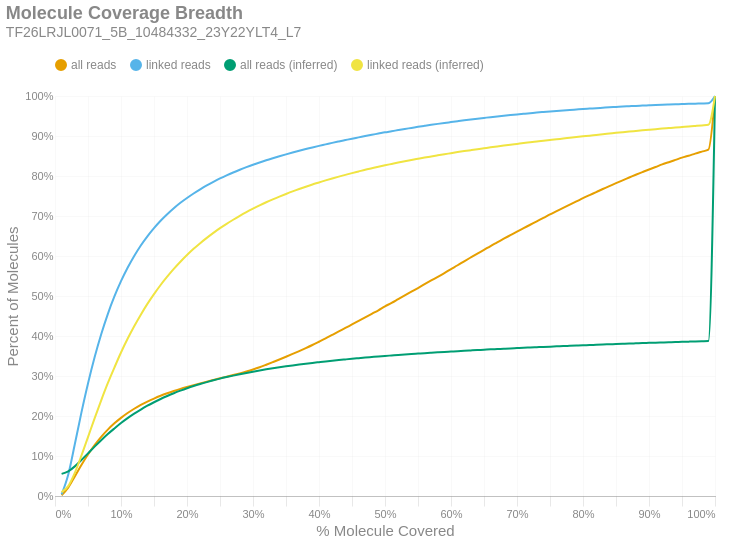

The notebook cell saved with this chart:
### Markdown cell above
### Molecule Read Coverage
This chart shows molecule coverage breadth as computed by the number of bases aligned to that molecule. In other words, "*how much of each unique long molecule is actually sequenced/aligned?*" Keep in mind there is a distinction between sequences and alignments, since some sequences belonging to a particular molecule may not align well and wouldn't appear in the alignment data. This chart also shows molecule coverage breadth as computed by the *inferred fragment* from which the aligned sequences originate. Unlike read coverage, this calculation takes into account the total insert size, including unsequenced gaps between the forward and reverse reads. Like the previous figures, these are cumulative percents.

### Code cell
if SKIPLR:
    print_html(f"Skipped")
else:
    binned_df = consolidated_hist(valids['coverage_bp'], mask, 0.01, True)
    binned_df_inf = consolidated_hist(valids['coverage_inserts'], mask, 0.01, True)
    binned_df = binned_df.with_columns(pl.lit(binned_df_inf['all reads (cumsum)']).alias('all reads (inferred)'))
    binned_df = binned_df.with_columns(pl.lit(binned_df_inf['linked reads (cumsum)']).alias('linked reads (inferred)'))
    binned_df = binned_df.with_columns(
        (pl.col('bin').cast(pl.Float64) + 0.01).alias('right_edge')
    )

    with SafeRender(binned_df):
        (
            density_plot(binned_df, 'Molecule Coverage Breadth', samplename, 'molcov', ['all reads (inferred)','linked reads (inferred)'])
            .encode(
                #x=alt.X('bin:Q', title="% Molecule Covered").axis(format = '%').scale(padding=0),
                x=alt.X('right_edge:Q', title="% Molecule Covered").axis(format='%').scale(padding=0),
                y=alt.Y('value:Q', title='Percent of Molecules')
                    .axis(format='%')
                    .stack(False)
                    .scale(domainMin=0, padding=0),
                color=alt.Color("key:N").scale(domain = ["all reads", "linked reads", "all reads (inferred)", "linked reads (inferred)"]),
                tooltip = [
                    alt.Tooltip("key:N", title = "Data Type"),
                    alt.Tooltip("range_label:N", title="% Molecule Covered"),
                    alt.Tooltip("value:Q", format = ".2%", title="% Molecules")
                ]
            )
        ).display()

### Figure 1 — Vega-Lite specification as saved in the notebook (floating-point values rounded to 4 significant figures)
{"width": "container", "height": 400, "config": {"title": {"anchor": "start", "dy": -15, "fontSize": 18, "color": "#888888", "subtitleColor": "#888888", "subtitleFontSize": 14}, "arc": {"fill": "#0072B2"}, "axis": {"domainColor": "#888888", "domainWidth": 0.5, "gridWidth": 0.2, "grid": false, "titleFontWeight": 400, "titleFontSize": 15, "labelFontSize": 11, "labelColor": "#888888", "tickColor": "#888888", "tickWidth": 0.2, "titleColor": "#888888"}, "axisBand": {"grid": false}, "axisX": {"grid": true, "tickSize": 10, "domainCap": "round"}, "axisY": {"domain": false, "grid": true, "tickSize": 0, "domainCap": "round"}, "background": "transparent", "header": {"labelFontSize": 15, "labelColor": "#888888", "titleFontSize": 15, "titleFontWeight": 600, "titleColor": "#888888"}, "legend": {"labelFont": "sans-serif", "labelFontSize": 12, "labelColor": "#888888", "symbolSize": 100, "symbolType": "circle", "titleFontSize": 12, "titlePadding": 10, "titleColor": "#888888", "title": null, "orient": "top"}, "range": {"category": ["#E69F00", "#56B4E9", "#009E73", "#F0E442", "#0072B2", "#D55E00", "#CC79A7", "#000000"], "diverging": ["#cfe8f3", "#a2d4ec", "#73bfe2", "#46abdb", "#1696d2", "#12719e"]}, "area": {"fill": "#0072B2", "fillOpacity": 0.7, "line": true, "strokeOpacity": 0.7}, "line": {"color": "#0072B2", "stroke": "#0072B2", "strokeWidth": 2}, "trail": {"color": "#0072B2", "stroke": "#0072B2", "strokeWidth": 0, "size": 1}, "point": {"filled": true, "fillOpacity": 1.0, "size": 95}, "text": {"color": "#888888", "fontSize": 11, "align": "right", "fontWeight": 400, "size": 11}, "bar": {"fill": "#0072B2", "stroke": null}, "view": {"stroke": null, "continuousWidth": 660, "continuousHeight": 400}}, "data": {"name": "data-f9f8e8a404066dc6ee4b546179bfafd6"}, "mark": {"type": "line", "interpolate": "monotone", "point": {"opacity": 0, "size": 275}}, "encoding": {"color": {"field": "key", "scale": {"domain": ["all reads", "linked reads", "all reads (inferred)", "linked reads (inferred)"]}, "type": "nominal"}, "tooltip": [{"field": "key", "title": "Data Type", "type": "nominal"}, {"field": "range_label", "title": "% Molecule Covered", "type": "nominal"}, {"field": "value", "format": ".2%", "title": "% Molecules", "type": "quantitative"}], "x": {"axis": {"format": "%"}, "field": "right_edge", "scale": {"padding": 0}, "title": "% Molecule Covered", "type": "quantitative"}, "y": {"axis": {"format": "%"}, "field": "value", "scale": {"domainMin": 0, "padding": 0}, "stack": false, "title": "Percent of Molecules", "type": "quantitative"}}, "params": [{"name": "param_c36ac31b6afebe62", "select": {"type": "point", "fields": ["key"]}, "bind": "legend"}], "title": {"text": "Molecule Coverage Breadth", "subtitle": "TF26LRJL0071_5B_10484332_23Y22YLT4_L7"}, "transform": [{"fold": ["all reads (cumsum)", "linked reads (cumsum)", "all reads (inferred)", "linked reads (inferred)"]}, {"calculate": "replace(datum.key, ' (cumsum)', '')", "as": "key"}, {"filter": {"param": "param_c36ac31b6afebe62"}}], "usermeta": {"embedOptions": {"downloadFileName": "TF26LRJL0071_5B_10484332_23Y22YLT4_L7.molcov"}}, "$schema": "https://vega.github.io/schema/vega-lite/v6.4.1.json", "datasets": {"data-f9f8e8a404066dc6ee4b546179bfafd6": [{"bin": "0.0", "interval": "0.0-0.01", "all reads": 0.0019, "linked reads": 0.003808, "all reads (cumsum)": 0.0019, "linked reads (cumsum)": 0.003808, "range_label": "0.0-0.01", "all reads (inferred)": 0.05526, "linked reads (inferred)": 0.009755, "right_edge": 0.01}, {"bin": "0.01", "interval": "0.01-0.02", "all reads": 0.01888, "linked reads": 0.04907, "all reads (cumsum)": 0.02078, "linked reads (cumsum)": 0.05288, "range_label": "0.01-0.02", "all reads (inferred)": 0.06154, "linked reads (inferred)": 0.02462, "right_edge": 0.02}, {"bin": "0.02", "interval": "0.02-0.03", "all reads": 0.02813, "linked reads": 0.07633, "all reads (cumsum)": 0.04891, "linked reads (cumsum)": 0.1292, "range_label": "0.02-0.03", "all reads (inferred)": 0.07407, "linked reads (inferred)": 0.05785, "right_edge": 0.03}, {"bin": "0.03", "interval": "0.03-0.04", "all reads": 0.02861, "linked reads": 0.07912, "all reads (cumsum)": 0.07752, "linked reads (cumsum)": 0.2083, "range_label": "0.03-0.04", "all reads (inferred)": 0.08987, "linked reads (inferred)": 0.101, "right_edge": 0.04}, {"bin": "0.04", "interval": "0.04-0.05", "all reads": 0.02617, "linked reads": 0.07288, "all reads (cumsum)": 0.1037, "linked reads (cumsum)": 0.2812, "range_label": "0.04-0.05", "all reads (inferred)": 0.1067, "linked reads (inferred)": 0.1474, "right_edge": 0.05}, {"bin": "0.05", "interval": "0.05-0.06", "all reads": 0.02342, "linked reads": 0.06546, "all reads (cumsum)": 0.1271, "linked reads (cumsum)": 0.3467, "range_label": "0.05-0.06", "all reads (inferred)": 0.1234, "linked reads (inferred)": 0.194, "right_edge": 0.06}, {"bin": "0.06", "interval": "0.06-0.07", "all reads": 0.02067, "linked reads": 0.05765, "all reads (cumsum)": 0.1478, "linked reads (cumsum)": 0.4043, "range_label": "0.06-0.07", "all reads (inferred)": 0.1396, "linked reads (inferred)": 0.2391, "right_edge": 0.07}, {"bin": "0.07", "interval": "0.07-0.08", "all reads": 0.01809, "linked reads": 0.05054, "all reads (cumsum)": 0.1659, "linked reads (cumsum)": 0.4549, "range_label": "0.07-0.08", "all reads (inferred)": 0.1549, "linked reads (inferred)": 0.2819, "right_edge": 0.08}, {"bin": "0.08", "interval": "0.08-0.09", "all reads": 0.01572, "linked reads": 0.04391, "all reads (cumsum)": 0.1816, "linked reads (cumsum)": 0.4988, "range_label": "0.08-0.09", "all reads (inferred)": 0.1689, "linked reads (inferred)": 0.3211, "right_edge": 0.09}, {"bin": "0.09", "interval": "0.09-0.1", "all reads": 0.01374, "linked reads": 0.03823, "all reads (cumsum)": 0.1953, "linked reads (cumsum)": 0.537, "range_label": "0.09-0.1", "all reads (inferred)": 0.1823, "linked reads (inferred)": 0.3587, "right_edge": 0.1}, {"bin": "0.1", "interval": "0.1-0.11", "all reads": 0.01207, "linked reads": 0.03355, "all reads (cumsum)": 0.2074, "linked reads (cumsum)": 0.5705, "range_label": "0.1-0.11", "all reads (inferred)": 0.1946, "linked reads (inferred)": 0.393, "right_edge": 0.11}, {"bin": "0.11", "interval": "0.11-0.12", "all reads": 0.01075, "linked reads": 0.02966, "all reads (cumsum)": 0.2181, "linked reads (cumsum)": 0.6002, "range_label": "0.11-0.12", "all reads (inferred)": 0.2057, "linked reads (inferred)": 0.4244, "right_edge": 0.12}, {"bin": "0.12", "interval": "0.12-0.13", "all reads": 0.00952, "linked reads": 0.0262, "all reads (cumsum)": 0.2277, "linked reads (cumsum)": 0.6264, "range_label": "0.12-0.13", "all reads (inferred)": 0.2161, "linked reads (inferred)": 0.4534, "right_edge": 0.13}, {"bin": "0.13", "interval": "0.13-0.14", "all reads": 0.0084, "linked reads": 0.02283, "all reads (cumsum)": 0.2361, "linked reads (cumsum)": 0.6492, "range_label": "0.13-0.14", "all reads (inferred)": 0.2257, "linked reads (inferred)": 0.4803, "right_edge": 0.14}, {"bin": "0.14", "interval": "0.14-0.15", "all reads": 0.00757, "linked reads": 0.02043, "all reads (cumsum)": 0.2436, "linked reads (cumsum)": 0.6697, "range_label": "0.14-0.15", "all reads (inferred)": 0.2344, "linked reads (inferred)": 0.5047, "right_edge": 0.15}, {"bin": "0.15", "interval": "0.15-0.16", "all reads": 0.006891, "linked reads": 0.01841, "all reads (cumsum)": 0.2505, "linked reads (cumsum)": 0.6881, "range_label": "0.15-0.16", "all reads (inferred)": 0.2426, "linked reads (inferred)": 0.5275, "right_edge": 0.16}, {"bin": "0.16", "interval": "0.16-0.17", "all reads": 0.006205, "linked reads": 0.01631, "all reads (cumsum)": 0.2567, "linked reads (cumsum)": 0.7044, "range_label": "0.16-0.17", "all reads (inferred)": 0.25, "linked reads (inferred)": 0.5483, "right_edge": 0.17}, {"bin": "0.17", "interval": "0.17-0.18", "all reads": 0.005759, "linked reads": 0.01494, "all reads (cumsum)": 0.2625, "linked reads (cumsum)": 0.7193, "range_label": "0.17-0.18", "all reads (inferred)": 0.2569, "linked reads (inferred)": 0.5678, "right_edge": 0.18}, {"bin": "0.18", "interval": "0.18-0.19", "all reads": 0.005386, "linked reads": 0.01368, "all reads (cumsum)": 0.2679, "linked reads (cumsum)": 0.733, "range_label": "0.18-0.19", "all reads (inferred)": 0.2633, "linked reads (inferred)": 0.5857, "right_edge": 0.19}, {"bin": "0.19", "interval": "0.19-0.2", "all reads": 0.004844, "linked reads": 0.01209, "all reads (cumsum)": 0.2727, "linked reads (cumsum)": 0.7451, "range_label": "0.19-0.2", "all reads (inferred)": 0.2693, "linked reads (inferred)": 0.6024, "right_edge": 0.2}, {"bin": "0.2", "interval": "0.2-0.21", "all reads": 0.004547, "linked reads": 0.0112, "all reads (cumsum)": 0.2773, "linked reads (cumsum)": 0.7563, "range_label": "0.2-0.21", "all reads (inferred)": 0.2749, "linked reads (inferred)": 0.6179, "right_edge": 0.21}, {"bin": "0.21", "interval": "0.21-0.22", "all reads": 0.004353, "linked reads": 0.01039, "all reads (cumsum)": 0.2816, "linked reads (cumsum)": 0.7667, "range_label": "0.21-0.22", "all reads (inferred)": 0.28, "linked reads (inferred)": 0.6321, "right_edge": 0.22}, {"bin": "0.22", "interval": "0.22-0.23", "all reads": 0.004331, "linked reads": 0.009751, "all reads (cumsum)": 0.2859, "linked reads (cumsum)": 0.7764, "range_label": "0.22-0.23", "all reads (inferred)": 0.2847, "linked reads (inferred)": 0.6453, "right_edge": 0.23}, {"bin": "0.23", "interval": "0.23-0.24", "all reads": 0.00417, "linked reads": 0.008943, "all reads (cumsum)": 0.2901, "linked reads (cumsum)": 0.7854, "range_label": "0.23-0.24", "all reads (inferred)": 0.2892, "linked reads (inferred)": 0.6578, "right_edge": 0.24}, {"bin": "0.24", "interval": "0.24-0.25", "all reads": 0.00412, "linked reads": 0.008466, "all reads (cumsum)": 0.2942, "linked reads (cumsum)": 0.7938, "range_label": "0.24-0.25", "all reads (inferred)": 0.2934, "linked reads (inferred)": 0.6696, "right_edge": 0.25}, {"bin": "0.25", "interval": "0.25-0.26", "all reads": 0.004035, "linked reads": 0.007739, "all reads (cumsum)": 0.2983, "linked reads (cumsum)": 0.8016, "range_label": "0.25-0.26", "all reads (inferred)": 0.2973, "linked reads (inferred)": 0.6804, "right_edge": 0.26}, {"bin": "0.26", "interval": "0.26-0.27", "all reads": 0.004068, "linked reads": 0.007219, "all reads (cumsum)": 0.3023, "linked reads (cumsum)": 0.8088, "range_label": "0.26-0.27", "all reads (inferred)": 0.301, "linked reads (inferred)": 0.6906, "right_edge": 0.27}, {"bin": "0.27", "interval": "0.27-0.28", "all reads": 0.004284, "linked reads": 0.006813, "all reads (cumsum)": 0.3066, "linked reads (cumsum)": 0.8156, "range_label": "0.27-0.28", "all reads (inferred)": 0.3044, "linked reads (inferred)": 0.7003, "right_edge": 0.28}, {"bin": "0.28", "interval": "0.28-0.29", "all reads": 0.004606, "linked reads": 0.006463, "all reads (cumsum)": 0.3112, "linked reads (cumsum)": 0.8221, "range_label": "0.28-0.29", "all reads (inferred)": 0.3077, "linked reads (inferred)": 0.7095, "right_edge": 0.29}, {"bin": "0.29", "interval": "0.29-0.3", "all reads": 0.005007, "linked reads": 0.006065, "all reads (cumsum)": 0.3162, "linked reads (cumsum)": 0.8281, "range_label": "0.29-0.3", "all reads (inferred)": 0.3109, "linked reads (inferred)": 0.7182, "right_edge": 0.3}, {"bin": "0.3", "interval": "0.3-0.31", "all reads": 0.005582, "linked reads": 0.005714, "all reads (cumsum)": 0.3218, "linked reads (cumsum)": 0.8338, "range_label": "0.3-0.31", "all reads (inferred)": 0.3138, "linked reads (inferred)": 0.7265, "right_edge": 0.31}, {"bin": "0.31", "interval": "0.31-0.32", "all reads": 0.006253, "linked reads": 0.005487, "all reads (cumsum)": 0.3281, "linked reads (cumsum)": 0.8393, "range_label": "0.31-0.32", "all reads (inferred)": 0.3167, "linked reads (inferred)": 0.7343, "right_edge": 0.32}, {"bin": "0.32", "interval": "0.32-0.33", "all reads": 0.006485, "linked reads": 0.005092, "all reads (cumsum)": 0.3346, "linked reads (cumsum)": 0.8444, "range_label": "0.32-0.33", "all reads (inferred)": 0.3193, "linked reads (inferred)": 0.7416, "right_edge": 0.33}, {"bin": "0.33", "interval": "0.33-0.34", "all reads": 0.00661, "linked reads": 0.004895, "all reads (cumsum)": 0.3412, "linked reads (cumsum)": 0.8493, "range_label": "0.33-0.34", "all reads (inferred)": 0.3218, "linked reads (inferred)": 0.7485, "right_edge": 0.34}, {"bin": "0.34", "interval": "0.34-0.35", "all reads": 0.006884, "linked reads": 0.004786, "all reads (cumsum)": 0.3481, "linked reads (cumsum)": 0.8541, "range_label": "0.34-0.35", "all reads (inferred)": 0.3242, "linked reads (inferred)": 0.7551, "right_edge": 0.35}, {"bin": "0.35", "interval": "0.35-0.36", "all reads": 0.007078, "linked reads": 0.004605, "all reads (cumsum)": 0.3551, "linked reads (cumsum)": 0.8587, "range_label": "0.35-0.36", "all reads (inferred)": 0.3265, "linked reads (inferred)": 0.7615, "right_edge": 0.36}, {"bin": "0.36", "interval": "0.36-0.37", "all reads": 0.007176, "linked reads": 0.004351, "all reads (cumsum)": 0.3623, "linked reads (cumsum)": 0.8631, "range_label": "0.36-0.37", "all reads (inferred)": 0.3286, "linked reads (inferred)": 0.7675, "right_edge": 0.37}, {"bin": "0.37", "interval": "0.37-0.38", "all reads": 0.007501, "linked reads": 0.004205, "all reads (cumsum)": 0.3698, "linked reads (cumsum)": 0.8673, "range_label": "0.37-0.38", "all reads (inferred)": 0.3307, "linked reads (inferred)": 0.7732, "right_edge": 0.38}, {"bin": "0.38", "interval": "0.38-0.39", "all reads": 0.007737, "linked reads": 0.004187, "all reads (cumsum)": 0.3775, "linked reads (cumsum)": 0.8715, "range_label": "0.38-0.39", "all reads (inferred)": 0.3327, "linked reads (inferred)": 0.7788, "right_edge": 0.39}, {"bin": "0.39", "interval": "0.39-0.4", "all reads": 0.008122, "linked reads": 0.003907, "all reads (cumsum)": 0.3857, "linked reads (cumsum)": 0.8754, "range_label": "0.39-0.4", "all reads (inferred)": 0.3346, "linked reads (inferred)": 0.7839, "right_edge": 0.4}, {"bin": "0.4", "interval": "0.4-0.41", "all reads": 0.008238, "linked reads": 0.00369, "all reads (cumsum)": 0.3939, "linked reads (cumsum)": 0.8791, "range_label": "0.4-0.41", "all reads (inferred)": 0.3364, "linked reads (inferred)": 0.7891, "right_edge": 0.41}, {"bin": "0.41", "interval": "0.41-0.42", "all reads": 0.008799, "linked reads": 0.003769, "all reads (cumsum)": 0.4027, "linked reads (cumsum)": 0.8828, "range_label": "0.41-0.42", "all reads (inferred)": 0.3382, "linked reads (inferred)": 0.7939, "right_edge": 0.42}, {"bin": "0.42", "interval": "0.42-0.43", "all reads": 0.00874, "linked reads": 0.003554, "all reads (cumsum)": 0.4114, "linked reads (cumsum)": 0.8864, "range_label": "0.42-0.43", "all reads (inferred)": 0.3399, "linked reads (inferred)": 0.7985, "right_edge": 0.43}, {"bin": "0.43", "interval": "0.43-0.44", "all reads": 0.008596, "linked reads": 0.003464, "all reads (cumsum)": 0.42, "linked reads (cumsum)": 0.8898, "range_label": "0.43-0.44", "all reads (inferred)": 0.3414, "linked reads (inferred)": 0.8029, "right_edge": 0.44}, {"bin": "0.44", "interval": "0.44-0.45", "all reads": 0.008843, "linked reads": 0.003455, "all reads (cumsum)": 0.4289, "linked reads (cumsum)": 0.8933, "range_label": "0.44-0.45", "all reads (inferred)": 0.343, "linked reads (inferred)": 0.8072, "right_edge": 0.45}, {"bin": "0.45", "interval": "0.45-0.46", "all reads": 0.008719, "linked reads": 0.003251, "all reads (cumsum)": 0.4376, "linked reads (cumsum)": 0.8965, "range_label": "0.45-0.46", "all reads (inferred)": 0.3445, "linked reads (inferred)": 0.8114, "right_edge": 0.46}, {"bin": "0.46", "interval": "0.46-0.47", "all reads": 0.008841, "linked reads": 0.003317, "all reads (cumsum)": 0.4464, "linked reads (cumsum)": 0.8999, "range_label": "0.46-0.47", "all reads (inferred)": 0.346, "linked reads (inferred)": 0.8156, "right_edge": 0.47}, {"bin": "0.47", "interval": "0.47-0.48", "all reads": 0.009066, "linked reads": 0.003205, "all reads (cumsum)": 0.4555, "linked reads (cumsum)": 0.9031, "range_label": "0.47-0.48", "all reads (inferred)": 0.3474, "linked reads (inferred)": 0.8194, "right_edge": 0.48}, {"bin": "0.48", "interval": "0.48-0.49", "all reads": 0.008843, "linked reads": 0.003022, "all reads (cumsum)": 0.4644, "linked reads (cumsum)": 0.9061, "range_label": "0.48-0.49", "all reads (inferred)": 0.3488, "linked reads (inferred)": 0.8232, "right_edge": 0.49}, {"bin": "0.49", "interval": "0.49-0.5", "all reads": 0.009838, "linked reads": 0.003127, "all reads (cumsum)": 0.4742, "linked reads (cumsum)": 0.9092, "range_label": "0.49-0.5", "all reads (inferred)": 0.3501, "linked reads (inferred)": 0.8268, "right_edge": 0.5}, {"bin": "0.5", "interval": "0.5-0.51", "all reads": 0.008539, "linked reads": 0.002739, "all reads (cumsum)": 0.4827, "linked reads (cumsum)": 0.912, "range_label": "0.5-0.51", "all reads (inferred)": 0.3514, "linked reads (inferred)": 0.8302, "right_edge": 0.51}, {"bin": "0.51", "interval": "0.51-0.52", "all reads": 0.009382, "linked reads": 0.002831, "all reads (cumsum)": 0.4921, "linked reads (cumsum)": 0.9148, "range_label": "0.51-0.52", "all reads (inferred)": 0.3526, "linked reads (inferred)": 0.8335, "right_edge": 0.52}, {"bin": "0.52", "interval": "0.52-0.53", "all reads": 0.009264, "linked reads": 0.002769, "all reads (cumsum)": 0.5014, "linked reads (cumsum)": 0.9176, "range_label": "0.52-0.53", "all reads (inferred)": 0.3538, "linked reads (inferred)": 0.8368, "right_edge": 0.53}, {"bin": "0.53", "interval": "0.53-0.54", "all reads": 0.009344, "linked reads": 0.002636, "all reads (cumsum)": 0.5107, "linked reads (cumsum)": 0.9202, "range_label": "0.53-0.54", "all reads (inferred)": 0.3549, "linked reads (inferred)": 0.84, "right_edge": 0.54}, {"bin": "0.54", "interval": "0.54-0.55", "all reads": 0.009216, "linked reads": 0.002694, "all reads (cumsum)": 0.5199, "linked reads (cumsum)": 0.9229, "range_label": "0.54-0.55", "all reads (inferred)": 0.356, "linked reads (inferred)": 0.843, "right_edge": 0.55}, {"bin": "0.55", "interval": "0.55-0.56", "all reads": 0.009502, "linked reads": 0.002555, "all reads (cumsum)": 0.5294, "linked reads (cumsum)": 0.9254, "range_label": "0.55-0.56", "all reads (inferred)": 0.3571, "linked reads (inferred)": 0.846, "right_edge": 0.56}, {"bin": "0.56", "interval": "0.56-0.57", "all reads": 0.009339, "linked reads": 0.002496, "all reads (cumsum)": 0.5388, "linked reads (cumsum)": 0.9279, "range_label": "0.56-0.57", "all reads (inferred)": 0.3582, "linked reads (inferred)": 0.8489, "right_edge": 0.57}, {"bin": "0.57", "interval": "0.57-0.58", "all reads": 0.0092, "linked reads": 0.002361, "all reads (cumsum)": 0.548, "linked reads (cumsum)": 0.9303, "range_label": "0.57-0.58", "all reads (inferred)": 0.3592, "linked reads (inferred)": 0.8516, "right_edge": 0.58}, {"bin": "0.58", "interval": "0.58-0.59", "all reads": 0.009456, "linked reads": 0.002267, "all reads (cumsum)": 0.5574, "linked reads (cumsum)": 0.9326, "range_label": "0.58-0.59", "all reads (inferred)": 0.3602, "linked reads (inferred)": 0.8544, "right_edge": 0.59}, {"bin": "0.59", "interval": "0.59-0.6", "all reads": 0.009851, "linked reads": 0.002211, "all reads (cumsum)": 0.5673, "linked reads (cumsum)": 0.9348, "range_label": "0.59-0.6", "all reads (inferred)": 0.3612, "linked reads (inferred)": 0.8571, "right_edge": 0.6}, {"bin": "0.6", "interval": "0.6-0.61", "all reads": 0.009584, "linked reads": 0.002212, "all reads (cumsum)": 0.5769, "linked reads (cumsum)": 0.937, "range_label": "0.6-0.61", "all reads (inferred)": 0.3622, "linked reads (inferred)": 0.8598, "right_edge": 0.61}, {"bin": "0.61", "interval": "0.61-0.62", "all reads": 0.009957, "linked reads": 0.002188, "all reads (cumsum)": 0.5868, "linked reads (cumsum)": 0.9392, "range_label": "0.61-0.62", "all reads (inferred)": 0.3631, "linked reads (inferred)": 0.8623, "right_edge": 0.62}, {"bin": "0.62", "interval": "0.62-0.63", "all reads": 0.009672, "linked reads": 0.00212, "all reads (cumsum)": 0.5965, "linked reads (cumsum)": 0.9413, "range_label": "0.62-0.63", "all reads (inferred)": 0.364, "linked reads (inferred)": 0.8647, "right_edge": 0.63}, {"bin": "0.63", "interval": "0.63-0.64", "all reads": 0.009535, "linked reads": 0.002035, "all reads (cumsum)": 0.606, "linked reads (cumsum)": 0.9433, "range_label": "0.63-0.64", "all reads (inferred)": 0.3648, "linked reads (inferred)": 0.867, "right_edge": 0.64}, {"bin": "0.64", "interval": "0.64-0.65", "all reads": 0.009362, "linked reads": 0.001896, "all reads (cumsum)": 0.6154, "linked reads (cumsum)": 0.9452, "range_label": "0.64-0.65", "all reads (inferred)": 0.3657, "linked reads (inferred)": 0.8693, "right_edge": 0.65}, {"bin": "0.65", "interval": "0.65-0.66", "all reads": 0.009582, "linked reads": 0.001905, "all reads (cumsum)": 0.625, "linked reads (cumsum)": 0.9471, "range_label": "0.65-0.66", "all reads (inferred)": 0.3666, "linked reads (inferred)": 0.8717, "right_edge": 0.66}, {"bin": "0.66", "interval": "0.66-0.67", "all reads": 0.008946, "linked reads": 0.001827, "all reads (cumsum)": 0.6339, "linked reads (cumsum)": 0.949, "range_label": "0.66-0.67", "all reads (inferred)": 0.3674, "linked reads (inferred)": 0.8738, "right_edge": 0.67}, {"bin": "0.67", "interval": "0.67-0.68", "all reads": 0.009211, "linked reads": 0.00175, "all reads (cumsum)": 0.6431, "linked reads (cumsum)": 0.9507, "range_label": "0.67-0.68", "all reads (inferred)": 0.3682, "linked reads (inferred)": 0.876, "right_edge": 0.68}, {"bin": "0.68", "interval": "0.68-0.69", "all reads": 0.008934, "linked reads": 0.001668, "all reads (cumsum)": 0.6521, "linked reads (cumsum)": 0.9524, "range_label": "0.68-0.69", "all reads (inferred)": 0.369, "linked reads (inferred)": 0.8782, "right_edge": 0.69}, {"bin": "0.69", "interval": "0.69-0.7", "all reads": 0.008912, "linked reads": 0.001625, "all reads (cumsum)": 0.661, "linked reads (cumsum)": 0.954, "range_label": "0.69-0.7", "all reads (inferred)": 0.3698, "linked reads (inferred)": 0.8802, "right_edge": 0.7}, {"bin": "0.7", "interval": "0.7-0.71", "all reads": 0.008591, "linked reads": 0.001529, "all reads (cumsum)": 0.6696, "linked reads (cumsum)": 0.9555, "range_label": "0.7-0.71", "all reads (inferred)": 0.3705, "linked reads (inferred)": 0.8823, "right_edge": 0.71}, {"bin": "0.71", "interval": "0.71-0.72", "all reads": 0.008535, "linked reads": 0.001534, "all reads (cumsum)": 0.6781, "linked reads (cumsum)": 0.9571, "range_label": "0.71-0.72", "all reads (inferred)": 0.3712, "linked reads (inferred)": 0.8842, "right_edge": 0.72}, {"bin": "0.72", "interval": "0.72-0.73", "all reads": 0.008697, "linked reads": 0.001567, "all reads (cumsum)": 0.6868, "linked reads (cumsum)": 0.9586, "range_label": "0.72-0.73", "all reads (inferred)": 0.372, "linked reads (inferred)": 0.8861, "right_edge": 0.73}, {"bin": "0.73", "interval": "0.73-0.74", "all reads": 0.008435, "linked reads": 0.001407, "all reads (cumsum)": 0.6952, "linked reads (cumsum)": 0.96, "range_label": "0.73-0.74", "all reads (inferred)": 0.3727, "linked reads (inferred)": 0.8881, "right_edge": 0.74}, {"bin": "0.74", "interval": "0.74-0.75", "all reads": 0.008794, "linked reads": 0.001366, "all reads (cumsum)": 0.704, "linked reads (cumsum)": 0.9614, "range_label": "0.74-0.75", "all reads (inferred)": 0.3734, "linked reads (inferred)": 0.89, "right_edge": 0.75}, {"bin": "0.75", "interval": "0.75-0.76", "all reads": 0.008088, "linked reads": 0.0013, "all reads (cumsum)": 0.7121, "linked reads (cumsum)": 0.9627, "range_label": "0.75-0.76", "all reads (inferred)": 0.3741, "linked reads (inferred)": 0.8919, "right_edge": 0.76}, {"bin": "0.76", "interval": "0.76-0.77", "all reads": 0.008144, "linked reads": 0.00123, "all reads (cumsum)": 0.7203, "linked reads (cumsum)": 0.9639, "range_label": "0.76-0.77", "all reads (inferred)": 0.3747, "linked reads (inferred)": 0.8936, "right_edge": 0.77}, {"bin": "0.77", "interval": "0.77-0.78", "all reads": 0.008063, "linked reads": 0.001134, "all reads (cumsum)": 0.7283, "linked reads (cumsum)": 0.9651, "range_label": "0.77-0.78", "all reads (inferred)": 0.3754, "linked reads (inferred)": 0.8955, "right_edge": 0.78}, {"bin": "0.78", "interval": "0.78-0.79", "all reads": 0.00801, "linked reads": 0.001216, "all reads (cumsum)": 0.7363, "linked reads (cumsum)": 0.9663, "range_label": "0.78-0.79", "all reads (inferred)": 0.3761, "linked reads (inferred)": 0.8973, "right_edge": 0.79}, {"bin": "0.79", "interval": "0.79-0.8", "all reads": 0.008269, "linked reads": 0.001208, "all reads (cumsum)": 0.7446, "linked reads (cumsum)": 0.9675, "range_label": "0.79-0.8", "all reads (inferred)": 0.3768, "linked reads (inferred)": 0.8991, "right_edge": 0.8}, {"bin": "0.8", "interval": "0.8-0.81", "all reads": 0.007644, "linked reads": 0.001077, "all reads (cumsum)": 0.7522, "linked reads (cumsum)": 0.9686, "range_label": "0.8-0.81", "all reads (inferred)": 0.3774, "linked reads (inferred)": 0.9008, "right_edge": 0.81}, {"bin": "0.81", "interval": "0.81-0.82", "all reads": 0.007554, "linked reads": 0.001091, "all reads (cumsum)": 0.7598, "linked reads (cumsum)": 0.9697, "range_label": "0.81-0.82", "all reads (inferred)": 0.3781, "linked reads (inferred)": 0.9027, "right_edge": 0.82}, {"bin": "0.82", "interval": "0.82-0.83", "all reads": 0.007715, "linked reads": 0.001063, "all reads (cumsum)": 0.7675, "linked reads (cumsum)": 0.9707, "range_label": "0.82-0.83", "all reads (inferred)": 0.3787, "linked reads (inferred)": 0.9045, "right_edge": 0.83}, {"bin": "0.83", "interval": "0.83-0.84", "all reads": 0.007348, "linked reads": 0.001069, "all reads (cumsum)": 0.7749, "linked reads (cumsum)": 0.9718, "range_label": "0.83-0.84", "all reads (inferred)": 0.3793, "linked reads (inferred)": 0.9061, "right_edge": 0.84}, {"bin": "0.84", "interval": "0.84-0.85", "all reads": 0.007169, "linked reads": 0.0008778, "all reads (cumsum)": 0.782, "linked reads (cumsum)": 0.9727, "range_label": "0.84-0.85", "all reads (inferred)": 0.38, "linked reads (inferred)": 0.9079, "right_edge": 0.85}, {"bin": "0.85", "interval": "0.85-0.86", "all reads": 0.007213, "linked reads": 0.0009171, "all reads (cumsum)": 0.7892, "linked reads (cumsum)": 0.9736, "range_label": "0.85-0.86", "all reads (inferred)": 0.3806, "linked reads (inferred)": 0.9095, "right_edge": 0.86}, {"bin": "0.86", "interval": "0.86-0.87", "all reads": 0.006883, "linked reads": 0.0008372, "all reads (cumsum)": 0.7961, "linked reads (cumsum)": 0.9744, "range_label": "0.86-0.87", "all reads (inferred)": 0.3812, "linked reads (inferred)": 0.9111, "right_edge": 0.87}, {"bin": "0.87", "interval": "0.87-0.88", "all reads": 0.006956, "linked reads": 0.0008435, "all reads (cumsum)": 0.8031, "linked reads (cumsum)": 0.9753, "range_label": "0.87-0.88", "all reads (inferred)": 0.3817, "linked reads (inferred)": 0.9126, "right_edge": 0.88}, {"bin": "0.88", "interval": "0.88-0.89", "all reads": 0.006659, "linked reads": 0.0007408, "all reads (cumsum)": 0.8097, "linked reads (cumsum)": 0.976, "range_label": "0.88-0.89", "all reads (inferred)": 0.3823, "linked reads (inferred)": 0.9141, "right_edge": 0.89}, {"bin": "0.89", "interval": "0.89-0.9", "all reads": 0.006627, "linked reads": 0.0007522, "all reads (cumsum)": 0.8164, "linked reads (cumsum)": 0.9768, "range_label": "0.89-0.9", "all reads (inferred)": 0.3828, "linked reads (inferred)": 0.9156, "right_edge": 0.9}, {"bin": "0.9", "interval": "0.9-0.91", "all reads": 0.006086, "linked reads": 0.0007395, "all reads (cumsum)": 0.8225, "linked reads (cumsum)": 0.9775, "range_label": "0.9-0.91", "all reads (inferred)": 0.3834, "linked reads (inferred)": 0.9171, "right_edge": 0.91}, {"bin": "0.91", "interval": "0.91-0.92", "all reads": 0.006604, "linked reads": 0.0006342, "all reads (cumsum)": 0.8291, "linked reads (cumsum)": 0.9781, "range_label": "0.91-0.92", "all reads (inferred)": 0.3839, "linked reads (inferred)": 0.9185, "right_edge": 0.92}, {"bin": "0.92", "interval": "0.92-0.93", "all reads": 0.00542, "linked reads": 0.0005924, "all reads (cumsum)": 0.8345, "linked reads (cumsum)": 0.9787, "range_label": "0.92-0.93", "all reads (inferred)": 0.3844, "linked reads (inferred)": 0.9198, "right_edge": 0.93}, {"bin": "0.93", "interval": "0.93-0.94", "all reads": 0.005746, "linked reads": 0.000567, "all reads (cumsum)": 0.8402, "linked reads (cumsum)": 0.9793, "range_label": "0.93-0.94", "all reads (inferred)": 0.3849, "linked reads (inferred)": 0.9212, "right_edge": 0.94}, {"bin": "0.94", "interval": "0.94-0.95", "all reads": 0.005814, "linked reads": 0.0005302, "all reads (cumsum)": 0.846, "linked reads (cumsum)": 0.9798, "range_label": "0.94-0.95", "all reads (inferred)": 0.3854, "linked reads (inferred)": 0.9225, "right_edge": 0.95}, {"bin": "0.95", "interval": "0.95-0.96", "all reads": 0.004782, "linked reads": 0.0005492, "all reads (cumsum)": 0.8508, "linked reads (cumsum)": 0.9804, "range_label": "0.95-0.96", "all reads (inferred)": 0.3859, "linked reads (inferred)": 0.9237, "right_edge": 0.96}, {"bin": "0.96", "interval": "0.96-0.97", "all reads": 0.005222, "linked reads": 0.000463, "all reads (cumsum)": 0.856, "linked reads (cumsum)": 0.9808, "range_label": "0.96-0.97", "all reads (inferred)": 0.3863, "linked reads (inferred)": 0.925, "right_edge": 0.97}, {"bin": "0.97", "interval": "0.97-0.98", "all reads": 0.004855, "linked reads": 0.0004605, "all reads (cumsum)": 0.8609, "linked reads (cumsum)": 0.9813, "range_label": "0.97-0.98", "all reads (inferred)": 0.3869, "linked reads (inferred)": 0.9264, "right_edge": 0.98}, {"bin": "0.98", "interval": "0.98-0.99", "all reads": 0.004753, "linked reads": 0.0004706, "all reads (cumsum)": 0.8657, "linked reads (cumsum)": 0.9818, "range_label": "0.98-0.99", "all reads (inferred)": 0.3875, "linked reads (inferred)": 0.9279, "right_edge": 0.99}, {"bin": "0.99", "interval": "0.99-1.0", "all reads": 0.1343, "linked reads": 0.01823, "all reads (cumsum)": 1.0, "linked reads (cumsum)": 1.0, "range_label": "0.99-1.0", "all reads (inferred)": 1.0, "linked reads (inferred)": 1.0, "right_edge": 1.0}]}}
